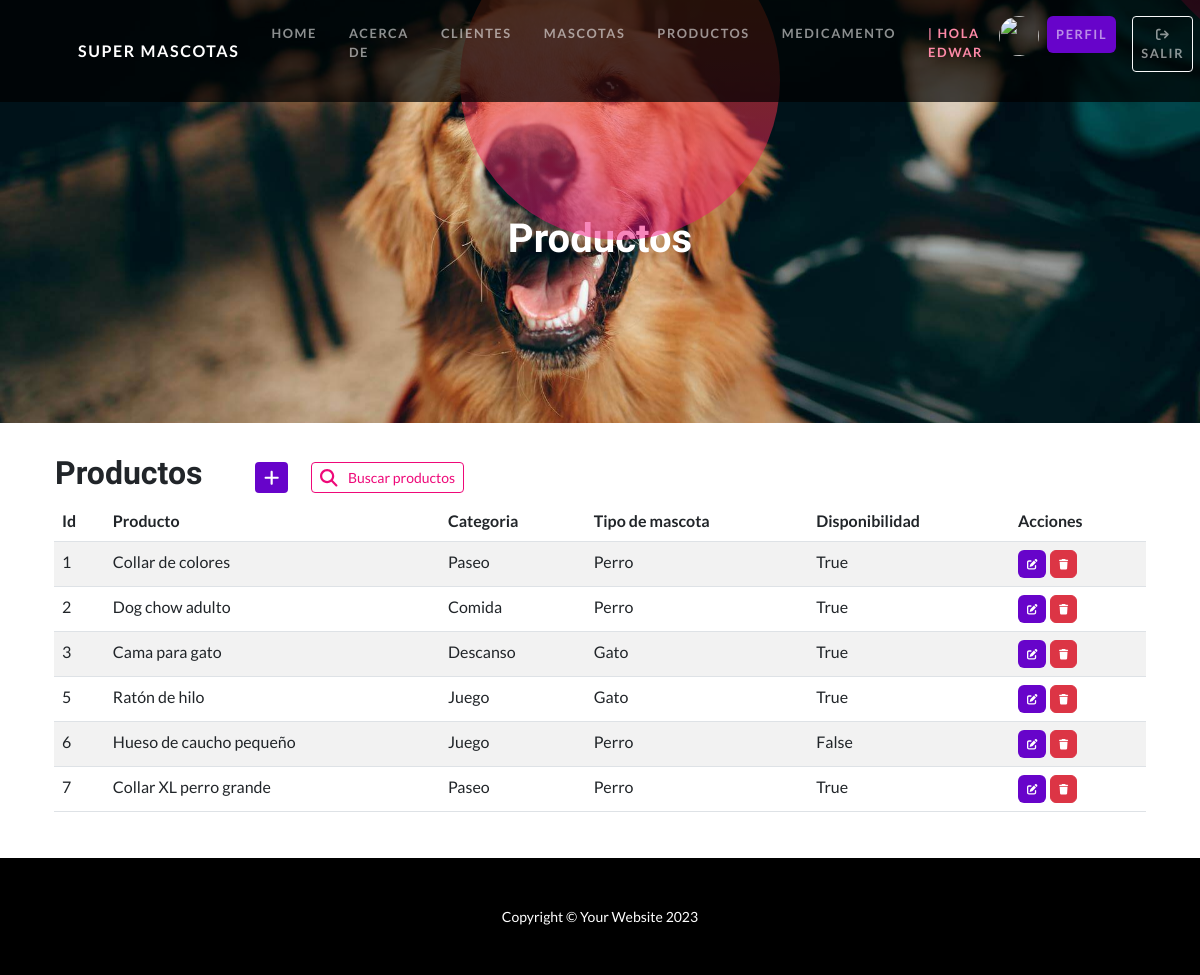
Page /apptienda/productos/ (signed in) on the committed database.
### apptienda/models.py (models this page shows, shortened)
class Producto(models.Model):
    nombre_producto = models.CharField(max_length=50)
    categoria = models.CharField(max_length=50)
    tipo_de_animal =models.CharField(max_length=20, choices=[
        ('Perro', 'Perro'),
        ('Gato', 'Gato'),
    ])
    disponibilidad= models.BooleanField()

### apptienda/views.py (the view)
# urls.py: path('productos/', ProductosList.as_view(), name='productos'),
class ProductosList(LoginRequiredMixin,ListView):
    model=Producto

### apptienda/templates/apptienda/producto_list.html
{% extends 'apptienda/home.html' %}
{% block title %}
    <h1 class="masthead-heading mb-0">Productos</h1>
{% endblock title %}
{% block contenido %}
<table>
    <tr>
        <td width="200"><h2>Productos</h2></td>
        <td>
            <a
            href="{% url 'producto_create' %}"
            class="btn btn-primary btn-sm"
            style="margin-right:20px"
            ><i class="fa fa-plus fa-lg" title="Crear"> </i>
            </a>
            <a
            href="{% url 'buscar' %}"
            class="btn btn-outline-primary btn-sm"
            ><i class="fa fa-search fa-lg" title="Buscar" style="padding-right:10px"></i>Buscar productos
            </a>
        </td>
    </tr>
</table>
    <table class="table table-striped">
        <thead>
            <tr>
                <th>Id</th>
                <th>Producto</th>
                <th>Categoria</th>
                <th>Tipo de mascota</th>
                <th>Disponibilidad</th>
                <th>Acciones</th>
            </tr>
        </thead>
        <tbody>
            {% for p in producto_list %}
                <tr>
                    <td>{{p.id}}</td>
                    <td>{{p.nombre_producto}}</td>
                    <td>{{p.categoria}}</td>
                    <td>{{p.tipo_de_animal}}</td>
                    <td>{{p.disponibilidad}}</td>
                    <td>
                        <a
                          href="{% url 'producto_update' p.id %}"
                          class="btn btn-primary"
                          style="--bs-btn-padding-y: .25rem; --bs-btn-padding-x: .5rem; --bs-btn-font-size: .75rem;"
                          ><i class="fa fa-edit fa-sm" title="Edit Record"></i>
                        </a>
                        <a
                          href="{% url 'producto_delete' p.id %}"
                          class="btn btn-danger"
                          style="--bs-btn-padding-y: .25rem; --bs-btn-padding-x: .5rem; --bs-btn-font-size: .75rem;"
                          ><i class="fa fa-trash fa-sm" title="Delete Record"></i>
                        </a>
                      </td>
                </tr>
            {% endfor %}
        </tbody>
    </table>
{% endblock contenido %}

### apptienda/templates/apptienda/home.html (shortened to what this page needs)
<!DOCTYPE html>
<html lang="en">
    <head>
        {% load static %}
        <link href="{% static 'css/styles.css' %}" rel="stylesheet" />
        <link rel="stylesheet" href="https://cdnjs.cloudflare.com/ajax/libs/font-awesome/6.4.0/css/all.min.css">
    </head>
    <body id="page-top" >
        <nav class="navbar navbar-expand-lg navbar-dark navbar-custom fixed-top">
            <div class="container px-5">
                <a class="navbar-brand" href="{% url 'home' %}">Super mascotas</a>
                <div class="collapse navbar-collapse" id="navbarResponsive">
                    <ul class="navbar-nav ms-auto">
                        <li class="nav-item"><a class="nav-link" href="{% url 'home' %}">Home</a></li>
                        <li class="nav-item"><a class="nav-link" href="{% url 'acerca_de' %}">Acerca de</a></li>
                        {% if user.is_authenticated %}
                            <li class="nav-item"><a class="nav-link" href="{% url 'clientes' %}">Clientes</a></li>
                            <li class="nav-item"><a class="nav-link" href="{% url 'mascotas' %}">Mascotas</a></li>
                            <li class="nav-item"><a class="nav-link" href="{% url 'productos' %}">Productos</a></li>
                            <li class="nav-item"><a class="nav-link" href="{% url 'medicamentos' %}">Medicamento</a></li>
                            <li class="nav-item"><p class="nav-link" style="color:#FF8AA8">| Hola {{user.username}}</p></li>
                            <div class="text-center avatar">
                                <a  href="{% url 'agregar_avatar' %}" ><img src="{{ request.session.avatar }}" height="40px" weight="40px"/></a>
                            </div>
                            <li class="nav-item btn-profile" ><a class="nav-link btn btn-primary" href="{% url 'editar_perfil' %}">perfil</a></li>
                            <li class="nav-item btn-profile"><a class="nav-link btn btn-outline-light btn-sm" href="{% url 'logout' %}"><i class="fa-solid fa-arrow-right-from-bracket"></i> Salir</a></li>
                        {% else %}
                            <li class="nav-item"><a class="nav-link btn btn-outline-light" href="{% url 'login' %}">Login</a></li>
                            <li class="nav-item"><a class="nav-link btn btn-primary" href="{% url 'registro' %}">Register</a></li>
                        {% endif %}
                    </ul>
                </div>
            </div>
        </nav>
        <header class="masthead text-center text-white" >
            {% block title %}{% endblock title %}
            <div class="bg-circle-2 bg-circle"></div>
            <div class="bg-circle-4 bg-circle"></div>
        </header>
        <section id="scroll">
            <div class="container px-5" style="padding:30px 0px">
                <div class="row gx-5 align-items-center">
                    {% block contenido %}
                    {% endblock contenido %}
                </div>
            </div>
        </section>
        <footer class="py-5 bg-black">
            <div class="container px-5"><p class="m-0 text-center text-white small">Copyright &copy; Your Website 2023</p></div>
        </footer>
    </body>
</html>

### rows in the picture
Producto: id "1", nombre_producto "Collar de colores", categoria "Paseo", tipo_de_animal "Perro", disponibilidad "True"
Producto: id "2", nombre_producto "Dog chow adulto", categoria "Comida", tipo_de_animal "Perro", disponibilidad "True"
Producto: id "3", nombre_producto "Cama para gato", categoria "Descanso", tipo_de_animal "Gato", disponibilidad "True"
Producto: id "5", nombre_producto "Ratón de hilo", categoria "Juego", tipo_de_animal "Gato", disponibilidad "True"
Producto: id "6", nombre_producto "Hueso de caucho pequeño", categoria "Juego", tipo_de_animal "Perro", disponibilidad "False"
Producto: id "7", nombre_producto "Collar XL perro grande", categoria "Paseo", tipo_de_animal "Perro", disponibilidad "True"

### other values in the picture
{{ user.username }} "EDWAR"
